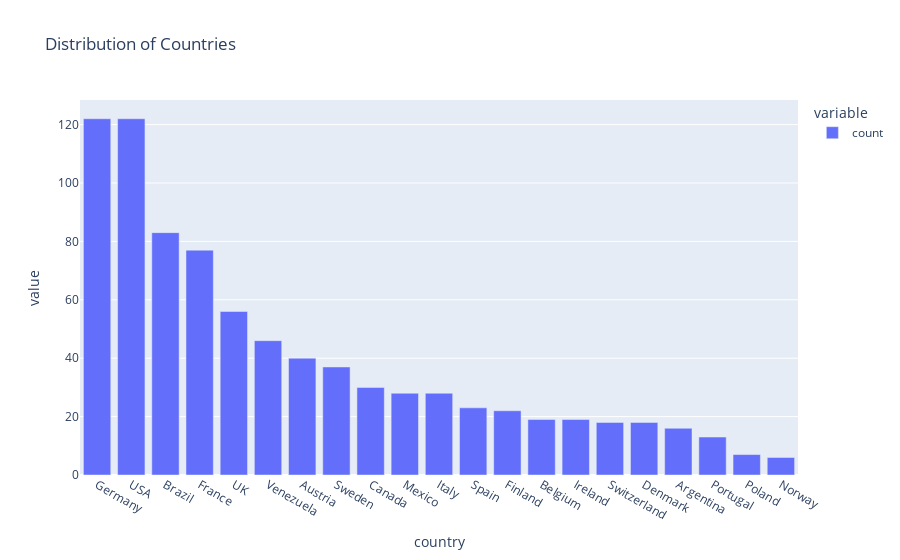

The notebook cell saved with this chart:
### Markdown cell above
**2.Using Plotly Library:**

### Code cell
px.bar(data_frame=country_chart, title="Distribution of Countries")

### Figure 1 — Plotly figure (JSON) as saved in the notebook; plotly's stock layout.template omitted (floating-point values rounded to 4 significant figures)
{"data": [{"alignmentgroup": "True", "hovertemplate": "variable=count<br>country=%{x}<br>value=%{y}<extra></extra>", "legendgroup": "count", "marker": {"color": "#636efa", "pattern": {"shape": ""}}, "name": "count", "offsetgroup": "count", "orientation": "v", "showlegend": true, "textposition": "auto", "type": "bar", "x": ["Germany", "USA", "Brazil", "France", "UK", "Venezuela", "Austria", "Sweden", "Canada", "Mexico", "Italy", "Spain", "Finland", "Belgium", "Ireland", "Switzerland", "Denmark", "Argentina", "Portugal", "Poland", "Norway"], "xaxis": "x", "y": [122, 122, 83, 77, 56, 46, 40, 37, 30, 28, 28, 23, 22, 19, 19, 18, 18, 16, 13, 7, 6], "yaxis": "y"}], "layout": {"barmode": "relative", "legend": {"title": {"text": "variable"}, "tracegroupgap": 0}, "title": {"text": "Distribution of Countries"}, "xaxis": {"anchor": "y", "domain": [0, 1], "title": {"text": "country"}}, "yaxis": {"anchor": "x", "domain": [0, 1], "title": {"text": "value"}}}}
